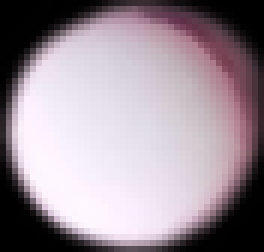
#> input picture image_data/board_game/foreground_imgs/baizi-0-1664088529.8787835.png, 44 x 42 px, found by its file name (shown 6 times larger); its folder holds only this picture in this run
$ python image_edit_tool.py
#> lines starting #> are read from the running program, lines starting #| are printed output that depends on the picture
### src/robot/__init__.py
# -*- coding: utf-8 -*-
import os
import sys
from pathlib import Path
import logging
import colorlog


def get_root():
    file = Path(__file__).resolve()
    root = file.parents[0]
    if str(root) not in sys.path:
        sys.path.append(str(root))
    root = Path(os.path.relpath(root, Path.cwd()))
    root = str(root) + '/'
    return root


def create_logger(mode):
    # 创建一个日志器
    logger = logging.getLogger("Robot")
    if not logger.handlers:
        # console输出
        if mode == "console":
            handler = logging.StreamHandler()
            logger.setLevel(logging.DEBUG)
            formatter = colorlog.ColoredFormatter(
                fmt='%(log_color)s[%(asctime)s.%(msecs)03d] %(filename)s -> %(funcName)s line:%(lineno)d [%(levelname)s] : %(message)s',
                datefmt='%Y-%m-%d  %H:%M:%S',
                log_colors={
                    'DEBUG': 'white',
                    'INFO': 'green',
                    'WARNING': 'yellow',
                    'ERROR': 'red',
                    'CRITICAL': 'bold_red',
                }
            )

        # exe下输出文件
        elif mode == "file":
            log_file = ROOT + "../../Robot.log"
            handler = logging.FileHandler(log_file, mode="w", encoding="UTF-8")
            logger.setLevel(logging.WARNING)
            formatter = logging.Formatter(
                fmt='[%(asctime)s.%(msecs)03d] %(filename)s -> %(funcName)s line:%(lineno)d [%(levelname)s] : %(message)s',
                datefmt='%Y-%m-%d  %H:%M:%S')

        handler.setFormatter(formatter)
        logger.addHandler(handler)

    return logger


ROOT = get_root()
IMAGE_DATA_PATH = ROOT + "../../image_data/"  # 数据集文件相对于robot的路径
PARAMS_YAML = ROOT + "../../params.yaml"  # params.yaml文件相对于robot的路径
SERVER_ADDR = ('localhost', 8000)  # 机械臂IP地址与端口号

LOG = create_logger("console")
# LOG = create_logger("file")

### src/image_edit_tool.py
import cv2
import os
import sys
import time
import numpy as np
from image.image_find_focus import FocusFinder


def image_show(frame, title="Image"):
    # Handle both RGB (3-channel) and RGBA (4-channel) images
    if frame is None:
        print("Error: Invalid image frame")
        return

    if len(frame.shape) == 2:  # Grayscale
        gray = frame
        a = np.ones_like(gray) * 255
        rgb = cv2.cvtColor(gray, cv2.COLOR_GRAY2RGB)
    elif frame.shape[2] == 3:  # RGB
        b, g, r = cv2.split(frame)
        a = np.ones_like(b) * 255  # Create opaque alpha channel
        rgb = cv2.merge([b, g, r])
    elif frame.shape[2] == 4:  # RGBA
        b, g, r, a = cv2.split(frame)
        rgb = cv2.merge([b, g, r])
    else:
        print(f"Error: Unsupported number of channels: {frame.shape[2]}")
        return

    alpha = a / 255.0
    bg_color = (255, 255, 255)  # 白色背景
    bg = np.full(rgb.shape, bg_color, dtype=np.uint8)
    # 公式：out = rgb*alpha + bg*(1-alpha)
    out = (
        rgb.astype(float) * alpha[:, :, None]
        + bg.astype(float) * (1 - alpha[:, :, None])
    ).astype(np.uint8)

    cv2.imshow(title, out)


# [80 lines left out: function crop_image, not called in this run]


def resize_image():
    # shape, hight, width = "rectangle", 640, 640
    # input_path = (
    #     "/Users/bytedance/python/Fe-Fool/image_data/board_game/background_imgs/"
    # )
    shape, hight, width = "circle", 64, 64
    input_path = (
        "/Users/bytedance/python/Fe-Fool/image_data/board_game/foreground_imgs/"
    )
    try:
        items = os.listdir(input_path)
        for name in items:
            # [4 lines of commented-out code are left out]
            path = os.path.join(input_path, name)
            if os.path.isdir(path) or not name.endswith(".png"):
                print(f"DIR - {path}")
                continue
            else:
                print(f"FILE - {path}")
                frame = cv2.imread(path, cv2.IMREAD_UNCHANGED)
#> frame is the input picture: shape (42, 44, 4); mean B, G, R, A 152.4, 143.4, 155.8, 180.9
                if frame is None:
                    print(f"Error: Could not read the image: {path}")
                    return

                frame = cv2.resize(frame, (width, hight))
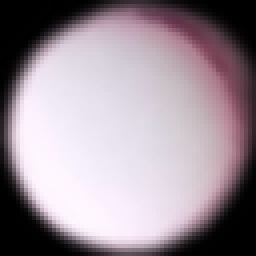
#> frame: shape (64, 64, 4) (shown 4 times larger); mean B, G, R, A 152.3, 143.3, 155.7, 180.8
                image_show(frame, "Resize")
#> in image_show, `b, g, r, a = cv2.split(frame)`:
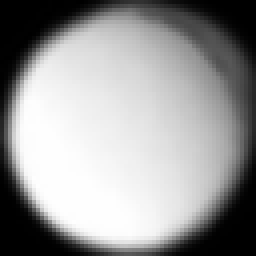
#> b: shape (64, 64) (shown 4 times larger); min 0, max 254, mean 152.3
#> in image_show, `b, g, r, a = cv2.split(frame)`:
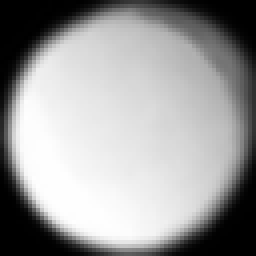
#> r: shape (64, 64) (shown 4 times larger); min 0, max 254, mean 155.7
#> in image_show, `b, g, r, a = cv2.split(frame)`:
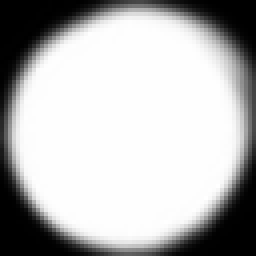
#> a: shape (64, 64) (shown 4 times larger); min 0, max 255, mean 180.8
#> in image_show, `out = ( rgb.astype(float) * alpha[:, :, None] + bg.astype(float) * (1 ..`:
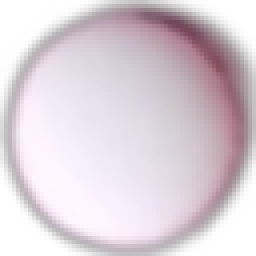
#> out: shape (64, 64, 3) (shown 4 times larger); mean B, G, R 217, 209, 219.6

                # key = cv2.waitKey(100000) & 0xFF
                # if key == 27 or key == ord("q"):  # 按Esc或q退出
                #     break
                # else:
                #     pass
                cv2.imwrite(path, frame)
    except Exception as e:
        print(f"读取目录失败: {e}")

    cv2.destroyAllWindows()


if __name__ == "__main__":
    # crop_image()
    resize_image()
